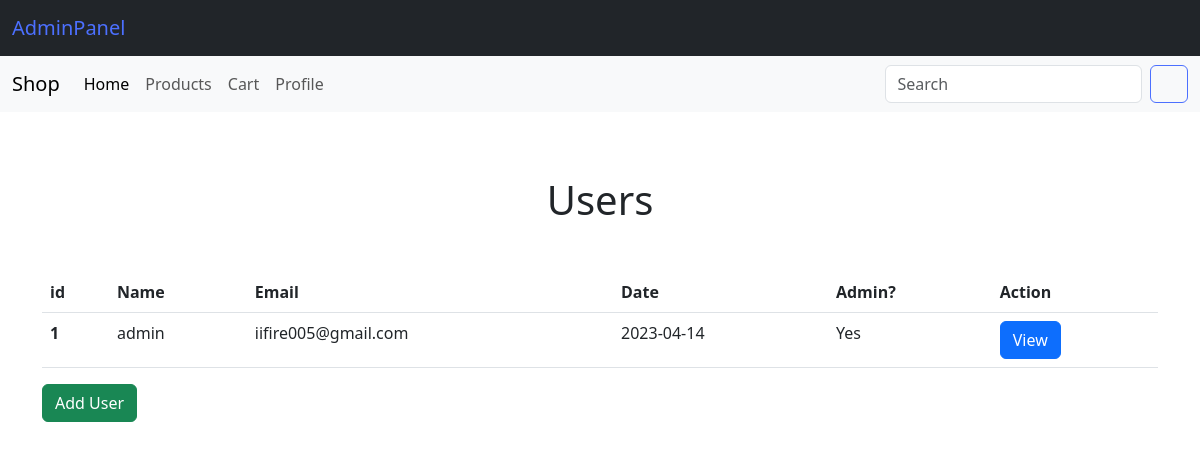
/admin/users.php (signed in), run on an earlier commit of the app's database.
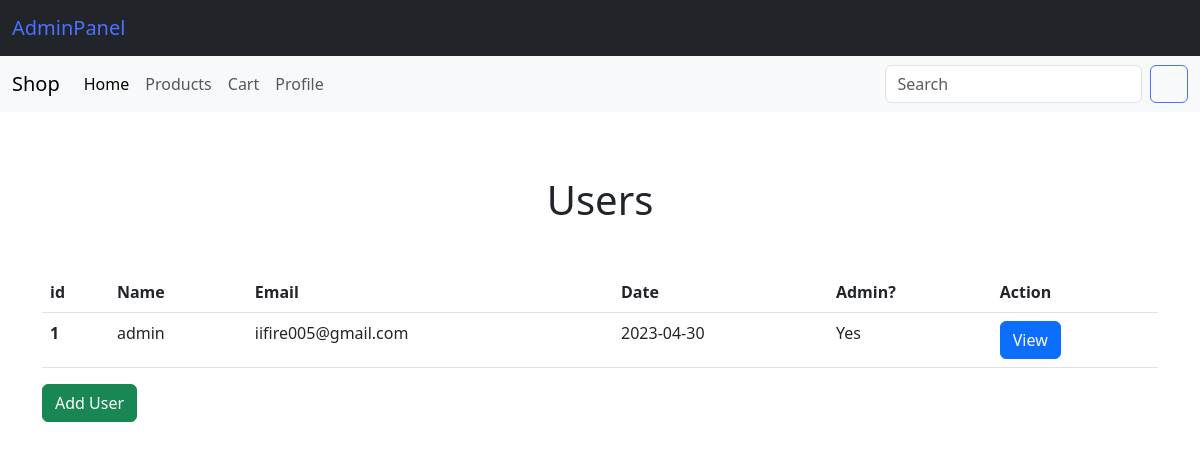
And on a later commit of the database.
### tables this page shows
CREATE TABLE `users` (
  `id` int(255) NOT NULL,
  `name` char(255) NOT NULL,
  `email` char(255) NOT NULL,
  `password` char(255) NOT NULL,
  `isAdmin` int(1) DEFAULT 0,
  `date` date NOT NULL DEFAULT current_timestamp()
);

### admin/users.php (called while the page is built, shortened)
<?php
include_once $_SERVER["DOCUMENT_ROOT"] .'/includes/services/user/index.php';
$users = findUsers($conn);
?>
<?php include_once $_SERVER["DOCUMENT_ROOT"] .'/includes/views/admin/users.php'; ?>
<?php include_once $_SERVER["DOCUMENT_ROOT"] .'/includes/templates/footer.php'; ?>

### includes/services/user/index.php (called while the page is built, shortened)
<?php
function findUsers($conn) {
    $sql = "SELECT * FROM users";
    $result = $conn->query($sql);
    return $result;
}
?>

### includes/views/admin/users.php (the view)
<main class="container" style="margin-top: 4rem;">
    <h1 class="text-center mb-5">Users</h1>
    <div class="table-responsive">
        <table class="table">
            <thead>
                <tr>
                    <th scope="col">id</th>
                    <th scope="col">Name</th>
                    <th scope="col">Email</th>
                    <th scope="col">Date</th>
                    <th scope="col">Admin?</th>
                    <th scope="col">Action</th>
                </tr>
            </thead>
            <tbody>
                <?php
                    if($users){
                        while($user = $users->fetch_assoc()) {
                            echo "<tr>";
                            echo "<th scope='row'>" . $user['id'] . "</th>";
                            echo "<td>" . $user['name'] . "</td>";
                            echo "<td>" . $user['email'] . "</td>";
                            echo "<td>" . $user['date'] . "</td>";
                            print($user['isAdmin']) ?
                            "<td>Yes</td>"
                            : "<td>No</td>";
                            echo "<td><a class='btn btn-primary' href='/admin/user.php?id={$user['id']}'>View</a></td>";
                            echo "</tr>";
                    }
                } else {
                    echo "<tr>";
                    echo "<td colspan='6' class='text-center'>☹️ No users found</td>";
                    echo "</tr>";
                }
                ?>
            </tbody>
        </table>
    </div>
    <a class="btn btn-success" href="/admin/user.php">Add User</a>
</main>

What changed in the data, as far as the page shows it:
changed users "admin": date "2023-04-14" → "2023-04-30"
